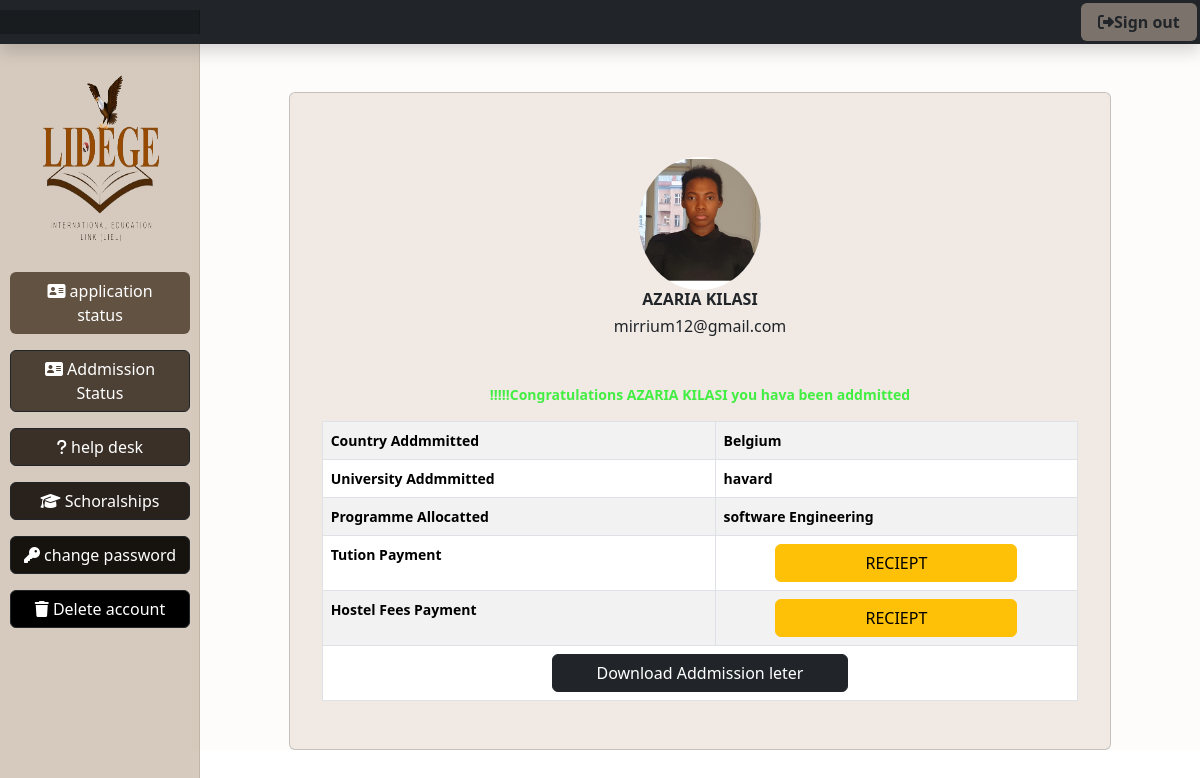
The page /addmission_status/ (signed in) on the database its author committed.
### applicantsReg/models.py (models this page shows, shortened)
class Applicant_Personal_Details(models.Model):
    user = models.OneToOneField(CustomUser, on_delete=models.CASCADE,related_name='personal_details')
    firstname = models.CharField(max_length=100)
    last_name = models.CharField(max_length=100)
    phone = models.CharField(max_length=13)
    date_of_birth =  models.DateField(null=True)
    submission_time = SubmissionTimeField(null=True)
    nationality = models.CharField(
        max_length=100,
        choices=[(country.name, country.name) for country in pycountry.countries],
        blank=True,
        null=True,
    )
    profile_image = models.ImageField(upload_to='profile_images/', blank=True)
    class Meta:
        verbose_name_plural = "Applicant personal Details"

class CustomUser(AbstractUser):
    email = models.EmailField(unique=True, blank=True, null=True)
    username = models.CharField(max_length=100, unique=True)
    referred_by = models.ForeignKey('self', on_delete=models.SET_NULL, null=True, related_name='referrals')
    class Meta:
        verbose_name_plural = "Users"

class Addmitted_student(models.Model):
    user = models.OneToOneField(CustomUser, on_delete=models.CASCADE,related_name='addmitted_student')
    addmitted_university = models.CharField(max_length=100)
    country_selected = models.CharField(max_length=100,
        choices=[(country.name, country.name) for country in pycountry.countries],
        blank=True,
        null=True,)
    allocated_progrramme = models.CharField(max_length=100)
    addmission_date = models.DateField(null=True)
    hostel_fees_payment_reciept = LimitedFileField(upload_to='payment_reciepts/fees/')
    tuition_fees_payment_reciept = LimitedFileField(upload_to='payment_reciepts/fees/')
    Other_payment_reciept = LimitedFileField(upload_to='payment_reciepts/fees/')
    addmission_leter = LimitedFileField(upload_to='addmission_letter/', null=True)
    feedback = models.TextField()
    submission_time = SubmissionTimeField(null=True)
    addmission_approval = models.CharField(choices=ADDMISSION_STATUS, max_length=50, null=True)
    addmission_reject_reason = models.TextField(null=True)

### applicantsReg/views.py (the view)
# urls.py: path('addmission_status/',views.addmission_view, name = 'addmission_status' ),
@login_required
def addmission_view(request):
    addmitted = getattr(request.user, 'addmitted_student', None)
    applicant_details = getattr(request.user, 'personal_details', None)
    if addmitted or applicant_details:
        context={
            "applicant_details":applicant_details,
            "addmitted":addmitted
        }
    return render(request,'addmission_status.html',context)

### applicantsReg/templates/addmission_status.html (shortened to what this page needs)
{%extends 'base5.html'%}
{%load static%}
{%load crispy_forms_tags%}
{%block content%}
 <div class="row" style="padding-top: 2rem; background-color:#f1e7dd27 ;">
   <div class="col-md-1">
   </div>
   <div class="col-md-10" style="height: auto;">
    <div class="card mt-3" style="padding: 2rem;  background-color:#b3967c2d ">
      {% if applicant_details.profile_image %}
        <img class="rounded-circle" style="width:16%; margin-left:42%; margin-top: 2rem;"
        src="{{applicant_details.profile_image.url}}" alt="">
      {%else%}
      <img class="rounded-circle" style="width:16%; margin-left:42%; margin-top: 2rem;"
      src="{%static 'img/avatar.jpg'%}" alt="">
      {% endif %}
        <h6 style="text-align: center;"><strong>{{applicant_details.firstname}} {{applicant_details.last_name}}</strong></h6>
                 <h6 style="text-align: center; margin-bottom: 2rem;">{{applicant_details.user.email}}</h6>
        {%if addmitted.addmission_approval == "Approved"%}
        <p style="text-align: center; margin-top: 1rem; margin-bottom: 1rem; color: rgb(67, 238, 67);">
        <strong>!!!!!Congratulations {{applicant_details.firstname}}  {{applicant_details.last_name}} {{addmitted.feedback}}
        </p>
        <table class="table table-striped table-bordered">
            <tbody>
              <tr>
                <th scope="row">Country Addmmitted</th>
                <td>{{addmitted.country_selected}}</td>
              </tr>
              <tr>
                <th scope="row">University Addmmitted</th>
                <td>{{addmitted.addmitted_university}}</td>
              </tr>
              <tr>
                <th scope="row">Programme Allocatted</th>
                <td>{{addmitted.allocated_progrramme}}</td>
              </tr>
              <tr>
                <th scope="row">Tution Payment</th>
                <td>
                    {%if addmitted.tuition_fees_payment_reciept %}
                    <a href="{{addmitted.tuition_fees_payment_reciept.url}}" class="btn btn-warning" style="width: 70%; margin-left: 15%;">RECIEPT</a>
                    {%endif%}
                </td>
              </tr>
              <tr>
                <th scope="row">Hostel Fees Payment</th>
                <td>
                    {%if addmitted.tuition_fees_payment_reciept %}
                    <a href="{{addmitted.hostel_fees_payment_reciept.url}}" class="btn btn-warning" style="width: 70%; margin-left: 15%;">RECIEPT</a>
                    {%endif%}
                </td>
              </tr>
              <tr>
                {%if addmitted.addmission_leter %}
                <td colspan="2"><a class="btn btn-dark" href="{{addmitted.addmission_leter.url}}" style="width: 40%; margin-left: 30%;">Download Addmission leter</a></td>
                {%endif%}
              </tr>
            </tbody>
          </table>
          {%elif addmitted.addmission_approval == "Rejected" %}
          <td colspan="2"><a class="btn btn-danger" href="{{addmitted.addmission_leter.url}}" style="width: 40%; margin-left: 30%;">Sorry your application is not approved please contact your application supervisor to know the reason</a></td>
          {%else%}
          <h6 style="margin-top: 2rem; margin-bottom: 3rem; color: orange; text-align: center;">Your addmission is pending, please keep on waiting with patience..........<strong></strong></h6>
          {%endif%}
    </div>
   </div>
 </div>
{%endblock%}

### static/css/dashboard.css (style rules this page uses)
body { font-size: .875rem; }

### rows shown on the page
Applicant_Personal_Details: profile_image (picture), firstname "AZARIA", last_name "KILASI", user.email "mirrium12@gmail.com"
Addmitted_student: feedback "you hava been addmitted", country_selected "Belgium", addmitted_university "havard", allocated_progrramme "software Engineering"
